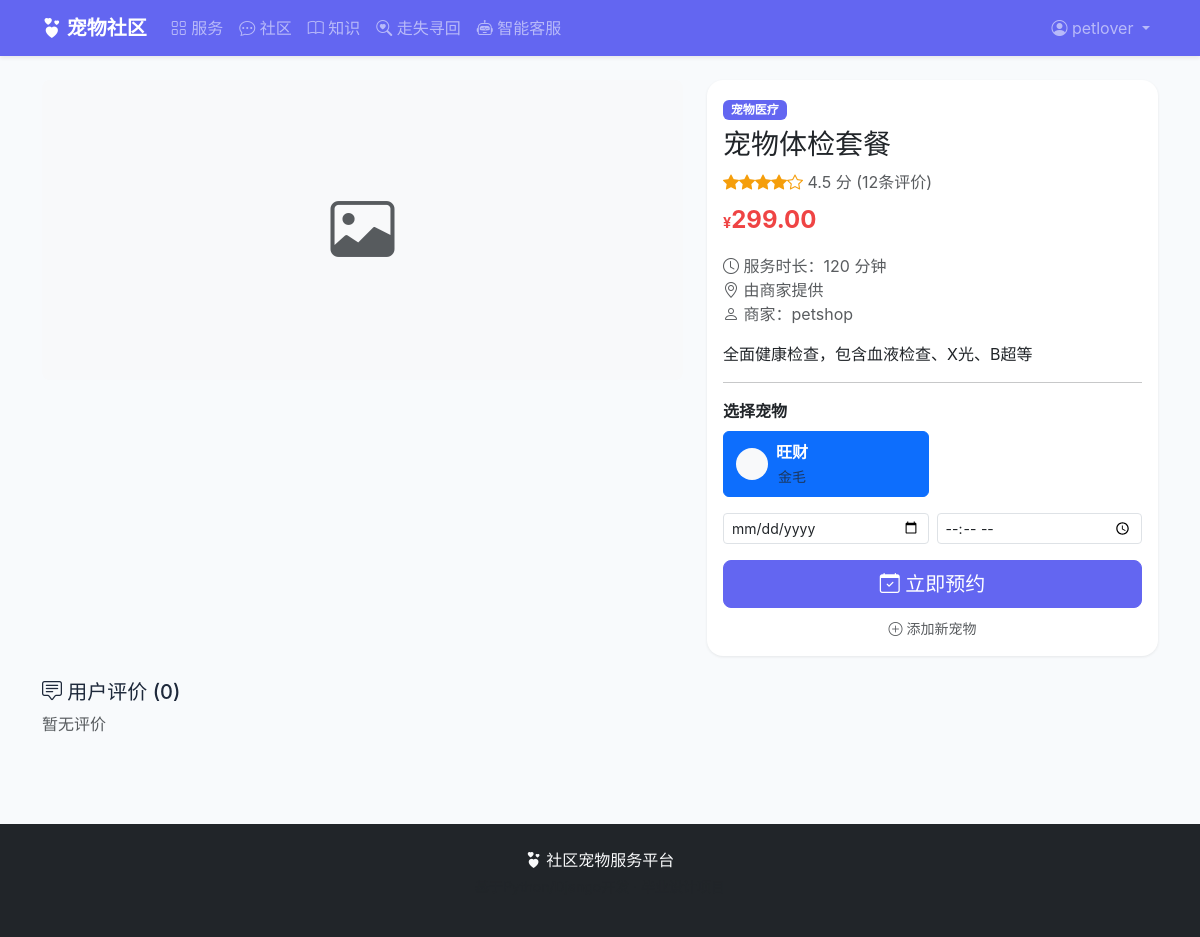
Screenshot of /services/1/ (signed in) with the database file from the repository.
### accounts/models.py (models this page shows, shortened)
class User(AbstractUser):
    ROLE_CHOICES = (
        ('owner', '宠物主人'),
        ('provider', '服务商家'),
        ('admin', '系统管理员'),
    )
    role = models.CharField('角色', max_length=10, choices=ROLE_CHOICES, default='owner')
    phone = models.CharField('手机号', max_length=11, blank=True)
    avatar = models.ImageField('头像', upload_to='avatars/', blank=True)
    address = models.CharField('地址', max_length=200, blank=True)
    bio = models.TextField('个人简介', max_length=500, blank=True)
    created_at = models.DateTimeField('注册时间', auto_now_add=True)
    class Meta:
        verbose_name = '用户'
        verbose_name_plural = '用户'
    @property
    def is_provider(self):
        return self.role == 'provider'
    @property
    def is_admin_role(self):
        return self.role == 'admin'

### services/models.py (models this page shows, shortened)
class Service(models.Model):
    provider = models.ForeignKey(settings.AUTH_USER_MODEL, on_delete=models.CASCADE,
                                 related_name='services', verbose_name='商家')
    category = models.ForeignKey(ServiceCategory, on_delete=models.CASCADE,
                                 related_name='services', verbose_name='类别')
    name = models.CharField('服务名称', max_length=100)
    description = models.TextField('服务描述')
    price = models.DecimalField('价格', max_digits=10, decimal_places=2)
    duration = models.IntegerField('服务时长(分钟)', default=60)
    image = models.ImageField('封面图片', upload_to='services/', blank=True)
    address = models.CharField('服务地址', max_length=200, blank=True)
    longitude = models.FloatField('经度', null=True, blank=True)
    latitude = models.FloatField('纬度', null=True, blank=True)
    is_active = models.BooleanField('是否上架', default=True)
    avg_rating = models.FloatField('平均评分', default=0)
    rating_count = models.IntegerField('评价数量', default=0)
    created_at = models.DateTimeField('创建时间', auto_now_add=True)
    updated_at = models.DateTimeField('更新时间', auto_now=True)
    class Meta:
        verbose_name = '服务项目'
        verbose_name_plural = '服务项目'
        ordering = ['-created_at']

class ServiceCategory(models.Model):
    name = models.CharField('类别名称', max_length=50)
    icon = models.CharField('图标', max_length=50, default='bi-heart')
    description = models.TextField('描述', blank=True)
    sort_order = models.IntegerField('排序', default=0)
    class Meta:
        verbose_name = '服务类别'
        verbose_name_plural = '服务类别'
        ordering = ['sort_order']

### pets/models.py (models this page shows, shortened)
class Pet(models.Model):
    GENDER_CHOICES = (
        ('male', '公'),
        ('female', '母'),
    )
    owner = models.ForeignKey(settings.AUTH_USER_MODEL, on_delete=models.CASCADE,
                              related_name='pets', verbose_name='主人')
    name = models.CharField('宠物名', max_length=50)
    breed = models.CharField('品种', max_length=50)
    age = models.CharField('年龄', max_length=20, blank=True)
    gender = models.CharField('性别', max_length=6, choices=GENDER_CHOICES, blank=True)
    photo = models.ImageField('照片', upload_to='pets/', blank=True)
    description = models.TextField('描述', blank=True)
    birthday = models.DateField('生日', null=True, blank=True)
    created_at = models.DateTimeField('建档时间', auto_now_add=True)
    updated_at = models.DateTimeField('更新时间', auto_now=True)
    class Meta:
        verbose_name = '宠物档案'
        verbose_name_plural = '宠物档案'
        ordering = ['-created_at']

### services/views.py (the view)
# urls.py: path('<int:pk>/', views.service_detail, name='service_detail'),
def service_detail(request, pk):
    service = get_object_or_404(Service.objects.select_related('provider', 'category'), pk=pk)
    reviews = service.reviews.filter(is_approved=True).select_related('user')[:10]
    can_manage = False
    pets = []
    if request.user.is_authenticated:
        can_manage = request.user.is_admin_role or (request.user.is_provider and service.provider == request.user)
        if not request.user.is_provider and not request.user.is_admin_role:
            from pets.models import Pet
            pets = Pet.objects.filter(owner=request.user)
    return render(request, 'services/service_detail.html', {
        'service': service,
        'reviews': reviews,
        'can_manage': can_manage,
        'pets': pets,
    })

### templates/services/service_detail.html (shortened to what this page needs)
{% extends 'base.html' %}
{% block content %}
<div class="row">
    <div class="col-md-7">
        {% if service.image %}
        <img src="{{ service.image.url }}" class="img-fluid rounded-3 mb-3" alt="{{ service.name }}">
        {% else %}
        <div class="bg-light rounded-3 d-flex align-items-center justify-content-center mb-3" style="height:300px">
            <i class="bi bi-image text-muted" style="font-size:4rem"></i>
        </div>
        {% endif %}
    </div>
    <div class="col-md-5">
        <div class="card">
            <div class="card-body">
                <span class="badge bg-primary mb-2">{{ service.category.name }}</span>
                <h3>{{ service.name }}</h3>
                <div class="rating mb-2">
                    {% for i in "12345" %}{% if forloop.counter <= service.avg_rating %}<i class="bi bi-star-fill"></i>{% else %}<i class="bi bi-star"></i>{% endif %}{% endfor %}
                    <span class="text-muted">{{ service.avg_rating }} 分 ({{ service.rating_count }}条评价)</span>
                </div>
                <div class="price-tag mb-3">{{ service.price }}</div>
                <ul class="list-unstyled text-muted mb-3">
                    <li><i class="bi bi-clock"></i> 服务时长：{{ service.duration }} 分钟</li>
                    <li><i class="bi bi-geo-alt"></i> {{ service.address|default:"由商家提供" }}</li>
                    <li><i class="bi bi-person"></i> 商家：{{ service.provider.username }}</li>
                </ul>
                <p>{{ service.description }}</p>
                {% if user.is_authenticated and not user.is_provider and not user.is_admin_role %}
                {% if pets %}
                <hr>
                <form method="post" action="{% url 'orders:order_create' service_id=service.pk %}">
                    <label class="form-label fw-bold"> 选择宠物</label>
                    <div class="row g-2 mb-3">
                        {% for pet in pets %}
                        <div class="col-6">
                            <label class="btn btn-outline-primary w-100 d-flex align-items-center gap-2 py-2" for="dpet{{ pet.pk }}">
                                {% if pet.photo %}
                                <img src="{{ pet.photo.url }}" class="rounded-circle" style="width:32px;height:32px;object-fit:cover">
                                {% else %}
                                <span class="rounded-circle bg-light d-inline-flex align-items-center justify-content-center" style="width:32px;height:32px">
                                </span>
                                {% endif %}
                                <span><strong>{{ pet.name }}</strong><br><small class="text-muted">{{ pet.breed }}</small></span>
                            </label>
                        </div>
                        {% endfor %}
                    </div>
                    <div class="row g-2 mb-3">
                        <div class="col-6">
                            <input type="date" name="appointment_date" class="form-control form-control-sm" required>
                        </div>
                        <div class="col-6">
                            <input type="time" name="appointment_time" class="form-control form-control-sm" required>
                        </div>
                    </div>
                    <button type="submit" class="btn btn-primary btn-lg w-100">
                        <i class="bi bi-calendar-check"></i> 立即预约
                    </button>
                </form>
                <div class="mt-2 text-center">
                    <a href="{% url 'pets:pet_create' %}" class="text-decoration-none small text-muted">
                        <i class="bi bi-plus-circle"></i> 添加新宠物
                    </a>
                </div>
                {% endif %}
                {% elif not user.is_authenticated %}
                <a href="{% url 'accounts:login' %}" class="btn btn-outline-primary btn-lg w-100">登录后预约</a>
                {% endif %}
            </div>
        </div>
    </div>
</div>
<div class="mt-4">
    <h5><i class="bi bi-chat-square-text"></i> 用户评价 ({{ reviews|length }})</h5>
    {% for r in reviews %}
    <div class="card mb-2">
        <div class="card-body">
            <div class="d-flex justify-content-between">
                <strong>{{ r.user.username }}</strong>
                <span class="rating">{% for i in "12345" %}{% if forloop.counter <= r.rating %}<i class="bi bi-star-fill"></i>{% else %}<i class="bi bi-star"></i>{% endif %}{% endfor %}</span>
            </div>
            <p class="mb-1 mt-2">{{ r.content }}</p>
            <small class="text-muted">{{ r.created_at|date:"Y-m-d H:i" }}</small>
        </div>
    </div>
    {% empty %}
    <p class="text-muted">暂无评价</p>
    {% endfor %}
</div>
{% endblock %}

### templates/base.html (shortened to what this page needs)
{% load static %}
<!DOCTYPE html>
<html lang="zh-CN">
<head>
    <link href="{% static 'css/bootstrap.min.css' %}" rel="stylesheet">
    <link href="{% static 'css/bootstrap-icons.css' %}" rel="stylesheet">
    <link href="{% static 'css/style.css' %}" rel="stylesheet">
</head>
<body>
<nav class="navbar navbar-expand-lg navbar-dark bg-primary sticky-top shadow-sm">
    <div class="container">
        <a class="navbar-brand fw-bold" href="{% url 'index' %}">
            <i class="bi bi-hearts"></i> 宠物社区
        </a>
        <div class="collapse navbar-collapse" id="navMain">
            <ul class="navbar-nav me-auto">
                <li class="nav-item">
                    <a class="nav-link" href="{% url 'services:service_list' %}"><i class="bi bi-grid"></i> 服务</a>
                </li>
                <li class="nav-item">
                    <a class="nav-link" href="{% url 'community:post_list' %}"><i class="bi bi-chat-dots"></i> 社区</a>
                </li>
                <li class="nav-item">
                    <a class="nav-link" href="{% url 'knowledge:article_list' %}"><i class="bi bi-book"></i> 知识</a>
                </li>
                <li class="nav-item">
                    <a class="nav-link" href="{% url 'community:lost_list' %}"><i class="bi bi-search-heart"></i> 走失寻回</a>
                </li>
                <li class="nav-item">
                    <a class="nav-link" href="{% url 'chatbot:chat' %}"><i class="bi bi-robot"></i> 智能客服</a>
                </li>
            </ul>
            <ul class="navbar-nav">
                {% if user.is_authenticated %}
                <li class="nav-item dropdown">
                    <a class="nav-link dropdown-toggle" href="#" data-bs-toggle="dropdown">
                        <i class="bi bi-person-circle"></i> {{ user.username }}
                    </a>
                </li>
                {% else %}
                <li class="nav-item"><a class="nav-link" href="{% url 'accounts:login' %}">登录</a></li>
                <li class="nav-item"><a class="nav-link" href="{% url 'accounts:register' %}">注册</a></li>
                {% endif %}
            </ul>
        </div>
    </div>
</nav>
<main class="container py-4">
    {% block content %}{% endblock %}
</main>
<footer class="bg-dark text-light py-4 mt-5">
    <div class="container text-center">
        <p class="mb-1"><i class="bi bi-hearts"></i> 社区宠物服务平台</p>
        <p class="text-muted small">基于Python/Django开发 · 毕业设计项目</p>
    </div>
</footer>
</body>
</html>

### static/css/style.css (style rules this page uses)
:root { --primary: #6366f1; --primary-dark: #4f46e5; --secondary: #ec4899; --accent: #f59e0b; --bg-light: #faf5ff; }
body { font-family: -apple-system, BlinkMacSystemFont, "Segoe UI", "PingFang SC", "Hiragino Sans GB", "Microsoft YaHei", sans-serif; background-color: #f8fafc; color: #1e293b; min-height: 100vh; display: flex; flex-direction: column; }
main { flex: 1; }
.bg-primary { background-color: var(--primary) !important; }
.btn-primary { background-color: var(--primary); border-color: var(--primary); }
.card { border: none; border-radius: 1rem; box-shadow: 0 1px 3px rgba(0,0,0,0.08); transition: transform 0.2s, box-shadow 0.2s; overflow: hidden; }
.price-tag { font-size: 1.5rem; font-weight: 700; color: #ef4444; }
.price-tag::before { content: '¥'; font-size: 0.9rem; }
.rating { color: #f59e0b; }

### rows the page displays
User: username "petlover"
Service: category.name "宠物医疗", name "宠物体检套餐", avg_rating "4.5", rating_count "12", price "299.00", duration "120", address "由商家提供", provider.username "petshop", description "全面健康检查，包含血液检查、X光、B超等"
Pet: name "旺财", breed "金毛"

### other values shown
{{ reviews|length }} "0"
